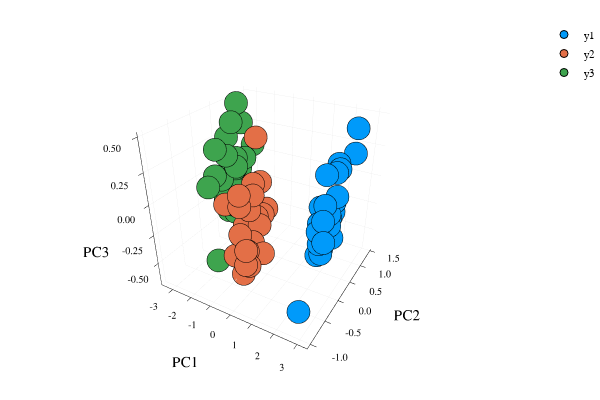

Notebook source saved alongside this figure:
### Code cell
# visualize first 3 principal components in 3D interacive plot
p = scatter(setosa[1,:],setosa[2,:],setosa[3,:],marker=:circle,linewidth=0)
scatter!(versicolor[1,:],versicolor[2,:],versicolor[3,:],marker=:circle,linewidth=0)
scatter!(virginica[1,:],virginica[2,:],virginica[3,:],marker=:circle,linewidth=0)
plot!(p,xlabel="PC1",ylabel="PC2",zlabel="PC3")

### Figure 1 — Plotly figure (JSON) as saved in the notebook; plotly's stock layout.template omitted (floating-point values rounded to 4 significant figures)
{"data": [{"colorbar": {"title": ""}, "hoverinfo": "text", "legendgroup": "y1", "marker": {"color": "rgba(0, 154, 250, 1.000)", "line": {"color": "rgba(0, 0, 0, 1.000)", "width": 1}, "size": 8, "symbol": "circle"}, "mode": "markers", "name": "y1", "showlegend": true, "text": [null, null, null, null, null, null, null, null, null, null, null, null, null, null, null, null, null, null, null, null, null, null, null, null, null], "type": "scatter3d", "x": [2.727, 2.755, 2.324, 2.651, 2.689, 2.634, 3.226, 2.448, 2.677, 2.624, 2.576, 2.324, 2.521, 2.594, 2.646, 2.441, 2.654, 2.886, 2.83, 2.617, 2.836, 2.429, 2.725, 2.852, 2.726], "xaxis": "x1", "y": [-0.2309, -0.4061, 0.6464, 0.08281, -0.1741, -0.08252, -0.6143, 1.224, 0.2285, 0.4039, 0.33, 0.02917, -0.1911, 0.2952, -0.285, 0.3597, 0.984, 0.005853, 0.164, 0.1569, -0.9693, 0.09085, -0.3148, -0.3248, 0.03576], "yaxis": "y1", "z": [-0.2531, -0.02713, 0.2305, -0.02529, -0.2315, 0.0821, -0.02111, 0.4065, 0.03861, 0.249, 0.2336, 0.02661, -0.2912, -0.05838, -0.003412, -0.1222, 0.2599, -0.1801, 0.1024, -0.07585, -0.4807, 0.2597, -0.1499, 0.03467, -0.09957], "zmax": 0.1, "zmin": -0.1}, {"colorbar": {"title": ""}, "hoverinfo": "text", "legendgroup": "y2", "marker": {"color": "rgba(227, 111, 71, 1.000)", "line": {"color": "rgba(0, 0, 0, 1.000)", "width": 1}, "size": 8, "symbol": "circle"}, "mode": "markers", "name": "y2", "showlegend": true, "text": [null, null, null, null, null, null, null, null, null, null, null, null, null, null, null, null, null, null, null, null, null, null, null, null, null], "type": "scatter3d", "x": [-0.901, -0.1896, -0.6319, 0.7373, 0.00578, -0.4948, -0.9661, -0.892, -0.2236, -0.04244, -0.3399, -0.9034, -0.8688, -1.528, 0.3142, 0.1891, -1.371, -0.7792, -0.8062, -0.1677, -0.8693, 0.6921, -0.3159, -0.6204, -0.2889], "xaxis": "x1", "y": [0.3507, -0.7887, -0.4053, -1.02, -0.7468, -0.09675, -0.08871, 0.5357, -0.2975, -0.5496, -0.02316, -0.1334, 0.3974, 0.3394, -0.333, -0.6438, -0.3793, 0.1729, -0.2645, -0.6603, -0.007377, -1.01, -0.2157, 0.0637, -0.3367], "yaxis": "y1", "z": [0.002741, -0.2911, -0.02078, -0.1213, 0.1792, 0.1008, -0.08985, -0.2759, -0.3224, -0.3171, -0.2543, -0.2632, -0.2934, -0.1485, -0.3773, -0.3998, -0.04504, 0.3938, -0.6706, -0.155, -0.02806, -0.2399, 0.0439, -0.2181, -0.04575], "zmax": 0.1, "zmin": -0.1}, {"colorbar": {"title": ""}, "hoverinfo": "text", "legendgroup": "y3", "marker": {"color": "rgba(62, 164, 78, 1.000)", "line": {"color": "rgba(0, 0, 0, 1.000)", "width": 1}, "size": 8, "symbol": "circle"}, "mode": "markers", "name": "y3", "showlegend": true, "text": [null, null, null, null, null, null, null, null, null, null, null, null, null, null, null, null, null, null, null, null, null, null, null, null, null], "type": "scatter3d", "x": [-1.413, -1.954, -3.355, -2.896, -2.871, -1.789, -1.351, -1.882, -3.424, -1.303, -1.199, -1.375, -2.571, -1.274, -2.348, -3.162, -1.425, -3.034, -1.88, -2.076, -1.892, -2.533, -1.92, -1.742, -1.377], "xaxis": "x1", "y": [-0.5567, -0.1338, 0.6929, 0.4871, 0.8284, -0.1464, -0.7518, 0.1355, 1.254, -0.6734, -0.6162, -0.1422, 0.657, -0.09782, 0.5825, 1.473, -0.08304, 0.8332, 0.08581, 0.4442, 0.4761, 0.329, 0.2466, 0.1276, -0.2803], "yaxis": "y1", "z": [0.2141, 0.0759, -0.293, -0.3861, 0.497, -0.07681, 0.175, 0.4741, 0.2597, -0.4442, 0.4235, -0.1039, -0.1501, 0.2014, -0.404, 0.03445, -0.1814, -0.2694, 0.1552, 0.05409, 0.1407, 0.3093, 0.18, 0.1232, 0.315], "zmax": 0.1, "zmin": -0.1}], "layout": {"annotations": [], "height": 400, "legend": {"bgcolor": "rgba(255, 255, 255, 1.000)", "bordercolor": "rgba(0, 0, 0, 1.000)", "font": {"color": "rgba(0, 0, 0, 1.000)", "family": "sans-serif", "size": 11}, "tracegroupgap": 0, "x": 1, "y": 1}, "margin": {"b": 20, "l": 0, "r": 0, "t": 20}, "paper_bgcolor": "rgba(255, 255, 255, 1.000)", "plot_bgcolor": "rgba(255, 255, 255, 1.000)", "scene": {"camera": {"eye": {"x": 1.126, "y": -1.95, "z": 1.3}}, "xaxis": {"anchor": "y1", "domain": [0.09128, 0.9934], "gridcolor": "rgba(0, 0, 0, 0.100)", "gridwidth": 0.5, "linecolor": "rgba(0, 0, 0, 1.000)", "mirror": false, "range": [-3.624, 3.426], "showgrid": true, "showline": true, "showticklabels": true, "tickangle": 0, "tickcolor": "rgb(0, 0, 0)", "tickfont": {"color": "rgba(0, 0, 0, 1.000)", "family": "sans-serif", "size": 11}, "tickmode": "array", "ticks": "inside", "ticktext": ["-3", "-2", "-1", "0", "1", "2", "3"], "tickvals": [-3, -2, -1, 0, 1, 2, 3], "title": "PC1", "titlefont": {"color": "rgba(0, 0, 0, 1.000)", "family": "sans-serif", "size": 15}, "type": "-", "visible": true, "zeroline": false, "zerolinecolor": "rgba(0, 0, 0, 1.000)"}, "yaxis": {"anchor": "x1", "domain": [0.07581, 0.9902], "gridcolor": "rgba(0, 0, 0, 0.100)", "gridwidth": 0.5, "linecolor": "rgba(0, 0, 0, 1.000)", "mirror": false, "range": [-1.095, 1.548], "showgrid": true, "showline": true, "showticklabels": true, "tickangle": 0, "tickcolor": "rgb(0, 0, 0)", "tickfont": {"color": "rgba(0, 0, 0, 1.000)", "family": "sans-serif", "size": 11}, "tickmode": "array", "ticks": "inside", "ticktext": ["-1.0", "-0.5", "0.0", "0.5", "1.0", "1.5"], "tickvals": [-1, -0.5, 0, 0.5, 1, 1.5], "title": "PC2", "titlefont": {"color": "rgba(0, 0, 0, 1.000)", "family": "sans-serif", "size": 15}, "type": "-", "visible": true, "zeroline": false, "zerolinecolor": "rgba(0, 0, 0, 1.000)"}, "zaxis": {"gridcolor": "rgba(0, 0, 0, 0.100)", "gridwidth": 0.5, "linecolor": "rgba(0, 0, 0, 1.000)", "mirror": false, "range": [-0.7057, 0.532], "showgrid": true, "showline": true, "showticklabels": true, "tickangle": 0, "tickcolor": "rgb(0, 0, 0)", "tickfont": {"color": "rgba(0, 0, 0, 1.000)", "family": "sans-serif", "size": 11}, "tickmode": "array", "ticks": "inside", "ticktext": ["-0.50", "-0.25", "0.00", "0.25", "0.50"], "tickvals": [-0.5, -0.25, 0, 0.25, 0.5], "title": "PC3", "titlefont": {"color": "rgba(0, 0, 0, 1.000)", "family": "sans-serif", "size": 15}, "type": "-", "visible": true, "zeroline": false, "zerolinecolor": "rgba(0, 0, 0, 1.000)"}}, "showlegend": true, "width": 600}}
